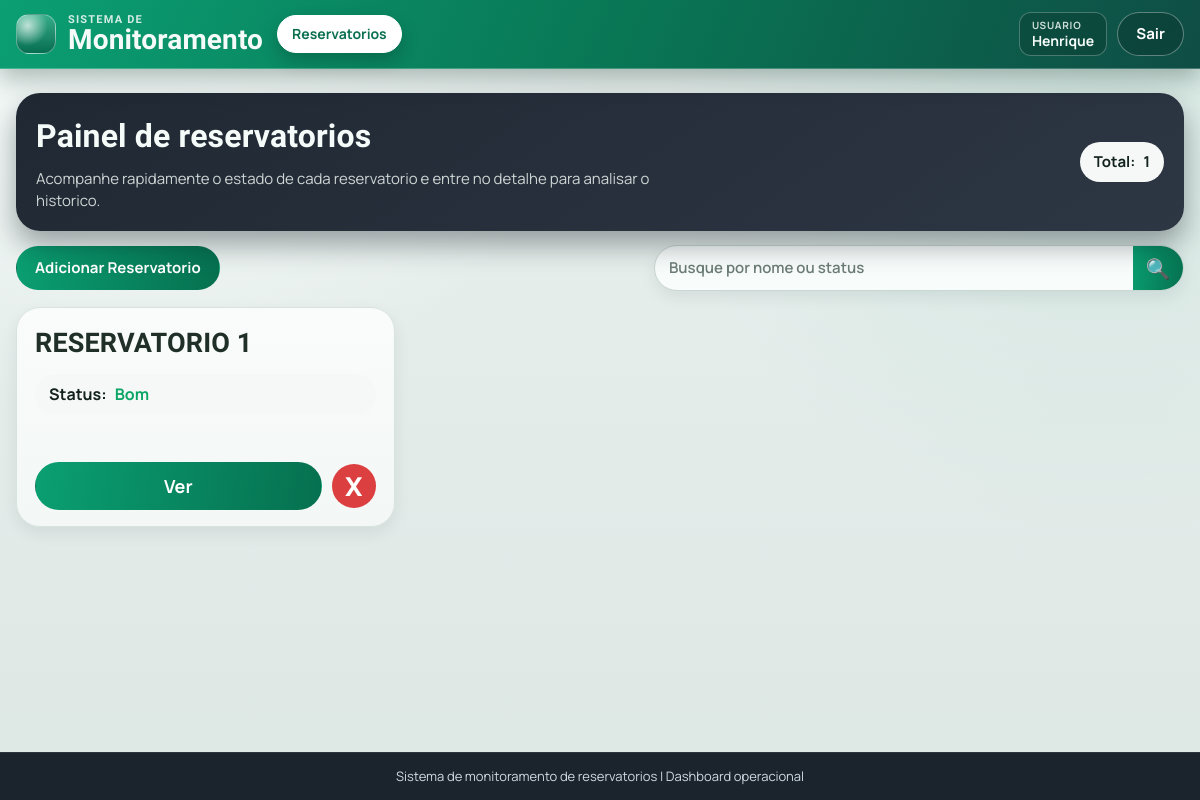
The app's page / (signed in), older data.
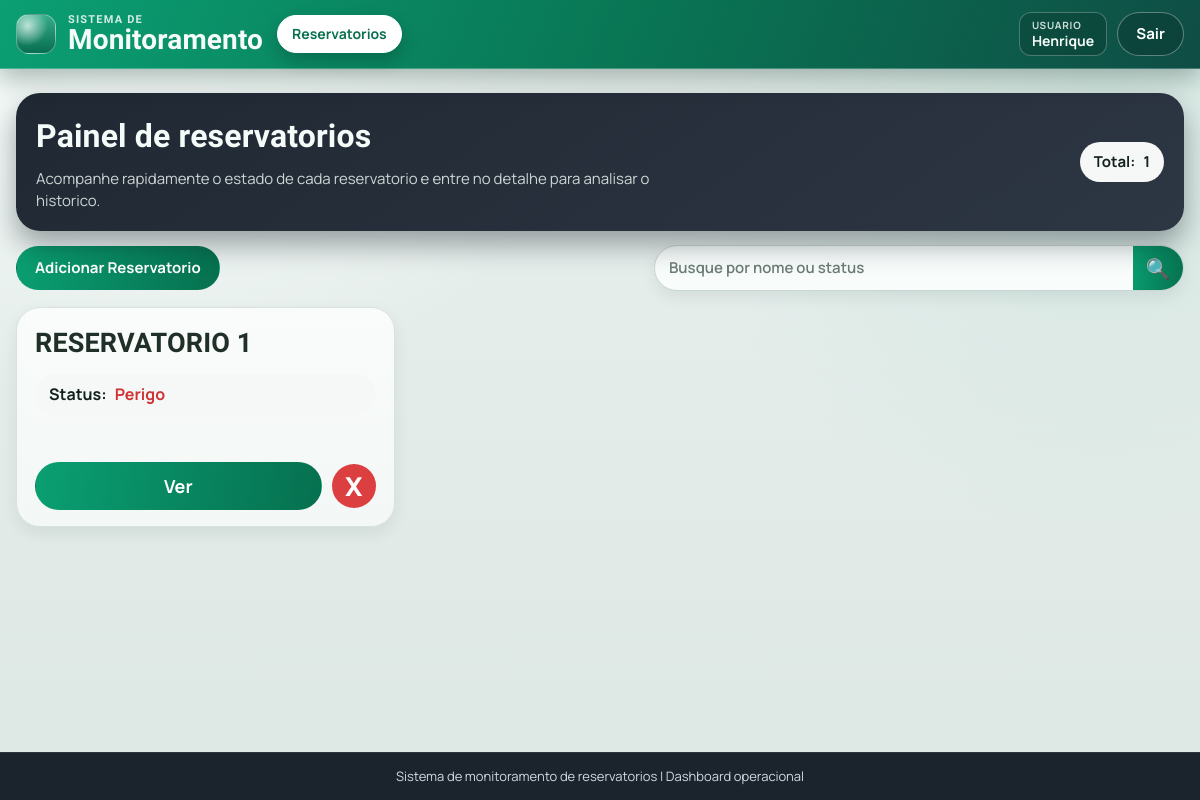
The same page, newer data.
### app/models.py (models this page shows, shortened)
class Reservatorio(models.Model):
    STATUS_BOM = "bom"
    STATUS_ATENCAO = "atencao"
    STATUS_PERIGO = "perigo"
    META_PADRAO_PPM_TDS = 600.0
    META_PADRAO_NTU_TURBIDEZ = 1.5
    META_PADRAO_CELSIUS_TEMPERATURA = 25.0
    STATUS_CHOICES = (
        (STATUS_BOM, "Bom"),
        (STATUS_ATENCAO, "Atencao"),
        (STATUS_PERIGO, "Perigo"),
    )
    usuario = models.ForeignKey(
        settings.AUTH_USER_MODEL,
        on_delete=models.CASCADE,
        related_name="reservatorios",
    )
    nome = models.CharField(max_length=120, unique=True)
    status = models.CharField(max_length=20, choices=STATUS_CHOICES, default=STATUS_BOM)
    meta_ppm_tds = models.FloatField(default=META_PADRAO_PPM_TDS)
    meta_ntu_turbidez = models.FloatField(default=META_PADRAO_NTU_TURBIDEZ)
    meta_celsius_temperatura = models.FloatField(default=META_PADRAO_CELSIUS_TEMPERATURA)
    created_at = models.DateTimeField(auto_now_add=True)
    updated_at = models.DateTimeField(auto_now=True)
    class Meta:
        ordering = ["nome"]
    @classmethod
    def listar(cls, busca="", usuario=None):
        queryset = cls.objects.all()
        if usuario is not None:
            queryset = queryset.filter(usuario=usuario)
        termo = (busca or "").strip()
        if not termo:
            return queryset
        return queryset.filter(Q(nome__icontains=termo) | Q(status__icontains=termo))

### app/views.py (the view)
# urls.py: path('', views.index, name="index"),
@login_required(login_url="entrar")
@require_http_methods(["GET"])
def index(request):
    busca = request.GET.get("busca", "").strip()
    reservatorios = Reservatorio.listar(busca=busca, usuario=request.user)
    return render(
        request,
        "index.html",
        {
            "reservatorios": reservatorios,
            "busca": busca,
        },
    )

### app/templates/index.html (shortened to what this page needs)
{% extends "blocos/base.html" %}
{% block content %}
<section class="detail-hero index-hero">
    <div>
        <h2>Painel de reservatorios</h2>
        <p class="index-hero-subtitle">Acompanhe rapidamente o estado de cada reservatorio e entre no detalhe para analisar o historico.</p>
    </div>
    <p class="detail-status index-total-pill">
        <span>Total:</span>
        <strong>{{ reservatorios|length }}</strong>
    </p>
</section>
<section class="toolbar">
    <form method="post" action="{% url 'reservatorio_adicionar' %}">
        <button class="btn-main" type="submit">Adicionar Reservatorio</button>
    </form>
    <form class="search" method="get" action="{% url 'index' %}">
        <input
            type="text"
            name="busca"
            value="{{ busca }}"
            placeholder="Busque por nome ou status"
            aria-label="Buscar por nome ou status"
        >
        <button type="submit" aria-label="Buscar">&#128269;</button>
    </form>
</section>
<section class="cards-grid">
    {% for reservatorio in reservatorios %}
    <article class="reservatorio-card">
        <h2>{{ reservatorio.nome|upper }}</h2>
        <p class="status-pill">
            <span>Status:</span>
            <strong class="status-text status-{{ reservatorio.status }}">{{ reservatorio.get_status_display }}</strong>
        </p>
        <div class="card-actions">
            <a class="btn-ver" href="{% url 'reservatorio_detalhe' reservatorio.id %}">Ver</a>
            <form
                method="post"
                action="{% url 'reservatorio_excluir' reservatorio.id %}"
                data-confirm-delete-reservatorio
                data-reservatorio-nome="{{ reservatorio.nome }}"
            >
                <button class="btn-delete" type="submit" aria-label="Excluir reservatorio">X</button>
            </form>
        </div>
    </article>
    {% empty %}
    <article class="empty-state">
        <p>Nenhum reservatorio encontrado.</p>
    </article>
    {% endfor %}
</section>
{% endblock %}

### app/templates/blocos/base.html (shortened to what this page needs)
{% load static %}
<!DOCTYPE html>
<html lang="pt-br">
<head>
    <link rel="stylesheet" href="{% static 'css/base.css' %}">
</head>
<body>
    <div class="app-shell">
        {% include "blocos/nav_bar.html" %}
        <main class="page-content">
            {% block content %}{% endblock %}
        </main>
        {% include "blocos/footer.html" %}
    </div>
</body>
</html>

### app/templates/blocos/nav_bar.html (shortened to what this page needs)
<header class="top-nav">
    <div class="top-nav-inner">
        <div class="top-nav-left">
            <a class="brand-link" href="{% if request.user.is_authenticated %}{% url 'index' %}{% else %}{% url 'entrar' %}{% endif %}">
                <span class="brand-mark" aria-hidden="true"></span>
                <h1 class="brand">
                    <span class="brand-kicker">SISTEMA DE</span>
                    <span class="brand-title">Monitoramento</span>
                </h1>
            </a>
            {% if request.user.is_authenticated %}
                <nav class="main-nav" aria-label="Navegacao principal">
                    <a class="nav-pill {% if request.resolver_match.url_name == 'index' or request.resolver_match.url_name == 'reservatorio_detalhe' %}is-active{% endif %}" href="{% url 'index' %}">
                        Reservatorios
                    </a>
                </nav>
            {% endif %}
        </div>
        <div class="top-nav-right">
            {% if request.user.is_authenticated %}
                <span class="user-chip">
                    <span class="user-chip-label">Usuario</span>
                    <strong>{{ request.user.username }}</strong>
                </span>
                <form method="post" action="{% url 'sair' %}">
                    <button class="btn-sair" type="submit">Sair</button>
                </form>
            {% else %}
                <a class="btn-sair" href="{% url 'entrar' %}">Entrar</a>
            {% endif %}
        </div>
    </div>
</header>

### app/templates/blocos/footer.html
<footer class="site-footer">
    <p>Sistema de monitoramento de reservatorios | Dashboard operacional</p>
</footer>

### static/css/tokens.css (style rules this page uses)
:root { --font-sans: "Manrope", "Plus Jakarta Sans", "Segoe UI", sans-serif; --font-display: "Sora", "Manrope", "Segoe UI", sans-serif; --color-canvas: #eaf1ef; --color-canvas-strong: #dde7e4; --color-surface: #ffffff; --color-surface-muted: #f5f8f7; --color-surface-dark: #202833; --color-text: #16221e; --color-text-muted: #5a6a65; --color-text-inverse: #f4fbf8; --color-border: #d8e3df; --color-border-strong: #bccbc5; --color-accent: #0a9f71; --color-accent-dark: #06704f; --color-accent-soft: #def4eb; --color-danger: #dc3f3f; --color-status-bom: #0da566; --color-status-atencao: #dd7a00; --color-status-perigo: #cf3434; --radius-xs: 8px; --radius-sm: 12px; --radius-md: 18px; --radius-lg: 24px; --radius-pill: 999px; --shadow-sm: 0 6px 16px rgba(18, 41, 33, 0.08); --shadow-md: 0 12px 28px rgba(15, 33, 27, 0.14); --shadow-dark: 0 14px 28px rgba(5, 14, 21, 0.36); --ease-standard: 180ms ease; }

### static/css/foundation.css (style rules this page uses)
* { box-sizing: border-box; }
html, body { min-height: 100%; }
body { margin: 0; font-family: var(--font-sans); color: var(--color-text); background: radial-gradient(circle at 12% -10%, #f9fffd 0%, transparent 36%), radial-gradient(circle at 92% 12%, rgba(10, 159, 113, 0.08) 0%, transparent 34%), linear-gradient(180deg, var(--color-canvas) 0%, var(--color-canvas-strong) 100%); line-height: 1.45; }
a { color: inherit; }
h1, h2, h3, h4, h5, h6 { margin: 0; font-family: var(--font-display); letter-spacing: 0.15px; }
p { margin: 0; }
button, input, select, textarea { font: inherit; }

### static/css/layout.css (style rules this page uses)
.app-shell { min-height: 100vh; display: flex; flex-direction: column; }
.top-nav { position: sticky; top: 0; z-index: 100; color: var(--color-text-inverse); padding: 12px 16px; border-bottom: 1px solid rgba(255, 255, 255, 0.24); background: linear-gradient(112deg, #0b9f73 0%, #097654 52%, #0f4d45 100%); box-shadow: 0 10px 24px rgba(8, 39, 29, 0.3); backdrop-filter: blur(5px); }
.top-nav-inner { width: min(1440px, 100%); margin: 0 auto; display: flex; align-items: center; justify-content: space-between; gap: 14px; flex-wrap: wrap; }
.top-nav-left { display: flex; align-items: center; gap: 14px; min-width: 0; }
.brand-link { text-decoration: none; display: inline-flex; align-items: center; gap: 12px; }
.brand-mark { width: 40px; height: 40px; border-radius: 13px; background: radial-gradient(circle at 28% 28%, rgba(255, 255, 255, 0.7), transparent 52%), linear-gradient(180deg, rgba(255, 255, 255, 0.18), rgba(1, 16, 14, 0.32)); border: 1px solid rgba(255, 255, 255, 0.34); }
.brand { line-height: 1.05; }
.brand-kicker { display: block; font-size: 11px; letter-spacing: 1.2px; opacity: 0.86; }
.brand-title { display: block; font-size: 28px; font-weight: 800; }
.main-nav { display: flex; align-items: center; gap: 8px; }
.top-nav-right { display: flex; align-items: center; gap: 10px; margin-left: auto; }
.top-nav-right form { margin: 0; }
.page-content { flex: 1; width: min(1360px, 100%); margin: 0 auto; padding: 24px 16px 36px; }
.site-footer { margin-top: auto; background: #1b232d; color: #cfdae3; border-top: 1px solid rgba(255, 255, 255, 0.08); padding: 14px 20px; text-align: center; }
.site-footer p { font-size: 13px; }

Row changes from the older to the newer data that the page shows:
changed Reservatorio "RESERVATORIO 1": status "Bom" → "Perigo"
